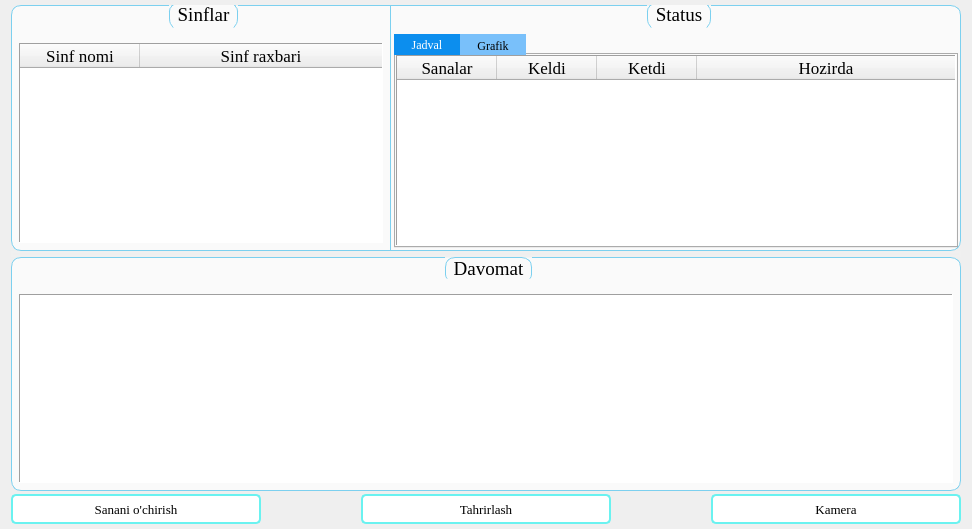
        <widget class="QWidget" name="tab_2">
         <attribute name="icon">
          <iconset>
           <normalon>:/Icons/Icons/calendar2.png</normalon>
          </iconset>
         </attribute>
         <attribute name="title">
          <string>Davomat</string>
         </attribute>
         <layout class="QVBoxLayout" name="verticalLayout_5">
          <property name="spacing">
           <number>0</number>
          </property>
          <property name="topMargin">
           <number>5</number>
          </property>
          <property name="bottomMargin">
           <number>5</number>
          </property>
          <item>
           <widget class="QSplitter" name="splitter_3">
            <property name="styleSheet">
             <string notr="true">QSplitter::handle#splitter_3{
background:qlineargradient(spread:reflect, x1:0.496, y1:0, x2:1, y2:0, stop:0 rgba(124, 208, 239, 255), stop:0.113636 rgba(255, 255, 255, 255), stop:0.219101 rgba(124, 208, 239, 255), stop:0.308989 rgba(255, 255, 255, 255), stop:0.426136 rgba(124, 208, 239, 255), stop:0.511236 rgba(255, 255, 255, 255), stop:0.586892 rgba(124, 208, 239, 255), stop:0.668539 rgba(255, 255, 255, 255), stop:0.775281 rgba(124, 208, 239, 255), stop:0.853933 rgba(255, 255, 255, 255), stop:0.966292 rgba(124, 208, 239, 255));
border: 2px solid rgb(240, 240, 240);
}</string>
            </property>
            <property name="orientation">
             <enum>Qt::Vertical</enum>
            </property>
            <property name="handleWidth">
             <number>2</number>
            </property>
            <widget class="QWidget" name="layoutWidget">
             <layout class="QHBoxLayout" name="horizontalLayout_11" stretch="2,3">
              <property name="spacing">
               <number>0</number>
              </property>
              <item>
               <widget class="QGroupBox" name="groupBox_4">
                <property name="font">
                 <font>
                  <family>Georgia</family>
                  <pointsize>14</pointsize>
                 </font>
                </property>
                <property name="styleSheet">
                 <string notr="true">QGroupBox{
   margin-top: 1em;
border: 1px solid #7cd0ef;
border-top-left-radius: 10px;
border-bottom-left-radius: 10px;
background-color: rgb(250, 250, 250);
}
QGroupBox::title{
  top: -2px;
subcontrol-origin: margin;
subcontrol-position: top center;
padding: 0 5px 5px 5px;
background: rgb(250, 250, 250);
border: 1px solid #7cd0ef;
border-radius: 8px;
border-bottom-left-radius: 12px;
border-bottom-right-radius: 12px;
border-bottom: none;
}</string>
                </property>
                <property name="title">
                 <string>Sinflar</string>
                </property>
                <layout class="QGridLayout" name="gridLayout_6">
                 <property name="leftMargin">
                  <number>5</number>
                 </property>
                 <property name="topMargin">
                  <number>10</number>
                 </property>
                 <property name="rightMargin">
                  <number>5</number>
                 </property>
                 <property name="bottomMargin">
                  <number>5</number>
                 </property>
                 <item row="1" column="0">
                  <widget class="QTableWidget" name="tableWidget_3">
                   <property name="font">
                    <font>
                     <family>Times New Roman</family>
                     <pointsize>13</pointsize>
                    </font>
                   </property>
                   <property name="styleSheet">
                    <string notr="true"/>
                   </property>
                   <property name="frameShape">
                    <enum>QFrame::Panel</enum>
                   </property>
                   <property name="editTriggers">
                    <set>QAbstractItemView::NoEditTriggers</set>
                   </property>
                   <property name="alternatingRowColors">
                    <bool>false</bool>
                   </property>
                   <property name="selectionMode">
                    <enum>QAbstractItemView::SingleSelection</enum>
                   </property>
                   <property name="selectionBehavior">
                    <enum>QAbstractItemView::SelectRows</enum>
                   </property>
                   <property name="verticalScrollMode">
                    <enum>QAbstractItemView::ScrollPerPixel</enum>
                   </property>
                   <property name="horizontalScrollMode">
                    <enum>QAbstractItemView::ScrollPerPixel</enum>
                   </property>
                   <property name="rowCount">
                    <number>0</number>
                   </property>
                   <property name="columnCount">
                    <number>2</number>
                   </property>
                   <attribute name="horizontalHeaderDefaultSectionSize">
                    <number>120</number>
                   </attribute>
                   <attribute name="horizontalHeaderHighlightSections">
                    <bool>false</bool>
                   </attribute>
                   <attribute name="horizontalHeaderMinimumSectionSize">
                    <number>39</number>
                   </attribute>
                   <attribute name="horizontalHeaderStretchLastSection">
                    <bool>true</bool>
                   </attribute>
                   <attribute name="verticalHeaderDefaultSectionSize">
                    <number>30</number>
                   </attribute>
                   <column>
                    <property name="text">
                     <string>Sinf nomi</string>
                    </property>
                    <property name="font">
                     <font>
                      <family>Times New Roman</family>
                      <pointsize>13</pointsize>
                     </font>
                    </property>
                   </column>
                   <column>
                    <property name="text">
                     <string>Sinf raxbari</string>
                    </property>
                    <property name="font">
                     <font>
                      <family>Times New Roman</family>
                      <pointsize>13</pointsize>
                     </font>
                    </property>
                   </column>
                  </widget>
                 </item>
                </layout>
               </widget>
              </item>
              <item>
               <widget class="QGroupBox" name="groupBox_6">
                <property name="font">
                 <font>
                  <family>Georgia</family>
                  <pointsize>14</pointsize>
                 </font>
                </property>
                <property name="styleSheet">
                 <string notr="true">QGroupBox{
   margin-top: 1em;
border: 1px solid #7cd0ef;
border-left: none;
border-top-right-radius: 10px;
border-bottom-right-radius: 10px;
background-color: rgb(250, 250, 250);
}
QGroupBox::title{
  top: -2px;
subcontrol-origin: margin;
subcontrol-position: top center;
padding: 0 5px 5px 5px;
background: rgb(250, 250, 250);
border: 1px solid #7cd0ef;
border-radius: 8px;
border-bottom-left-radius: 12px;
border-bottom-right-radius: 12px;
border-bottom: none;
}</string>
                </property>
                <property name="title">
                 <string>Status</string>
                </property>
                <layout class="QGridLayout" name="gridLayout_7">
                 <property name="leftMargin">
                  <number>0</number>
                 </property>
                 <property name="topMargin">
                  <number>1</number>
                 </property>
                 <property name="rightMargin">
                  <number>0</number>
                 </property>
                 <property name="bottomMargin">
                  <number>0</number>
                 </property>
                 <item row="0" column="0">
                  <widget class="QTabWidget" name="tabWidget_2">
                   <property name="font">
                    <font>
                     <family>Georgia</family>
                    </font>
                   </property>
                   <property name="styleSheet">
                    <string notr="true">QTabBar::tab {
 border: 1px solid #79c0fa;
border-bottom: none;
border-radius: 0px;
border-bottom-left-radius: 0px;
border-bottom-right-radius: 0px;

}

QTabBar::tab:selected {
    background: #0c8eee;
    border: 1px solid #0c8eee;	
    color: white;
}

QTabBar::tab:!selected {
     background: #79c0fa;
}

QTabBar::tab:!selected:hover {
   background: #63b7fc;
	border: #63b7fc;
color: white;
}




QTabBar::tab:top, QTabBar::tab:bottom {
    min-width: 7ex;
    margin-right: 0px;
    padding: 3px 16px 2px 16px;
}</string>
                   </property>
                   <property name="tabShape">
                    <enum>QTabWidget::Rounded</enum>
                   </property>
                   <property name="currentIndex">
                    <number>0</number>
                   </property>
                   <property name="iconSize">
                    <size>
                     <width>13</width>
                     <height>13</height>
                    </size>
                   </property>
                   <property name="elideMode">
                    <enum>Qt::ElideNone</enum>
                   </property>
                   <property name="usesScrollButtons">
                    <bool>true</bool>
                   </property>
                   <widget class="QWidget" name="tab_3">
                    <attribute name="icon">
                     <iconset>
                      <normalon>:/Icons/Icons/table_view.png</normalon>
                     </iconset>
                    </attribute>
                    <attribute name="title">
                     <string>Jadval</string>
                    </attribute>
                    <layout class="QGridLayout" name="gridLayout_8">
                     <property name="leftMargin">
                      <number>0</number>
                     </property>
                     <property name="topMargin">
                      <number>0</number>
                     </property>
                     <property name="rightMargin">
                      <number>0</number>
                     </property>
                     <property name="bottomMargin">
                      <number>0</number>
                     </property>
                     <item row="0" column="0">
                      <widget class="QTableWidget" name="tableWidget_4">
                       <property name="font">
                        <font>
                         <family>Times New Roman</family>
                         <pointsize>12</pointsize>
                        </font>
                       </property>
                       <property name="styleSheet">
                        <string notr="true"/>
                       </property>
                       <property name="frameShape">
                        <enum>QFrame::Panel</enum>
                       </property>
                       <property name="editTriggers">
                        <set>QAbstractItemView::NoEditTriggers</set>
                       </property>
                       <property name="alternatingRowColors">
                        <bool>false</bool>
                       </property>
                       <property name="selectionMode">
                        <enum>QAbstractItemView::SingleSelection</enum>
                       </property>
                       <property name="selectionBehavior">
                        <enum>QAbstractItemView::SelectRows</enum>
                       </property>
                       <property name="verticalScrollMode">
                        <enum>QAbstractItemView::ScrollPerPixel</enum>
                       </property>
                       <property name="horizontalScrollMode">
                        <enum>QAbstractItemView::ScrollPerPixel</enum>
                       </property>
                       <property name="rowCount">
                        <number>0</number>
                       </property>
                       <attribute name="horizontalHeaderHighlightSections">
                        <bool>false</bool>
                       </attribute>
                       <attribute name="horizontalHeaderStretchLastSection">
                        <bool>true</bool>
                       </attribute>
                       <column>
                        <property name="text">
                         <string>Sanalar</string>
                        </property>
                        <property name="font">
                         <font>
                          <family>Times New Roman</family>
                          <pointsize>13</pointsize>
                         </font>
                        </property>
                       </column>
                       <column>
                        <property name="text">
                         <string>Keldi</string>
                        </property>
                        <property name="font">
                         <font>
                          <family>Times New Roman</family>
                          <pointsize>13</pointsize>
                         </font>
                        </property>
                        <property name="icon">
                         <iconset resource="../Res.qrc">
                          <normaloff>:/Icons/Icons/came.png</normaloff>:/Icons/Icons/came.png</iconset>
                        </property>
                       </column>
                       <column>
                        <property name="text">
                         <string>Ketdi</string>
                        </property>
                        <property name="font">
                         <font>
                          <family>Times New Roman</family>
                          <pointsize>13</pointsize>
                         </font>
                        </property>
                        <property name="icon">
                         <iconset resource="../Res.qrc">
                          <normaloff>:/Icons/Icons/leave.png</normaloff>:/Icons/Icons/leave.png</iconset>
                        </property>
                       </column>
                       <column>
                        <property name="text">
                         <string>Hozirda</string>
                        </property>
                        <property name="font">
                         <font>
                          <family>Times New Roman</family>
                          <pointsize>13</pointsize>
                         </font>
                        </property>
                        <property name="icon">
                         <iconset resource="../Res.qrc">
                          <normaloff>:/Icons/Icons/update.png</normaloff>
                          <normalon>:/Icons/update.png</normalon>:/Icons/Icons/update.png</iconset>
                        </property>
                       </column>
                      </widget>
                     </item>
                    </layout>
                   </widget>
                   <widget class="QWidget" name="tab_4">
                    <attribute name="icon">
                     <iconset>
                      <normalon>:/Icons/Icons/pie_chart.png</normalon>
                     </iconset>
                    </attribute>
                    <attribute name="title">
                     <string>Grafik</string>
                    </attribute>
                    <layout class="QGridLayout" name="gridLayout_10">
                     <property name="leftMargin">
                      <number>0</number>
                     </property>
                     <property name="topMargin">
                      <number>0</number>
                     </property>
                     <property name="rightMargin">
                      <number>0</number>
                     </property>
                     <property name="bottomMargin">
                      <number>0</number>
                     </property>
                     <item row="0" column="0">
                      <widget class="QGraphicsView" name="graphicsView"/>
                     </item>
                    </layout>
                   </widget>
                  </widget>
                 </item>
                </layout>
               </widget>
              </item>
             </layout>
            </widget>
            <widget class="QWidget" name="layoutWidget">
             <layout class="QVBoxLayout" name="verticalLayout_3">
              <property name="spacing">
               <number>3</number>
              </property>
              <item>
               <widget class="QGroupBox" name="groupBox_7">
                <property name="font">
                 <font>
                  <family>Georgia</family>
                  <pointsize>14</pointsize>
                 </font>
                </property>
                <property name="styleSheet">
                 <string notr="true">QGroupBox::title{
subcontrol-position: top center;
subcontrol-origin: margin;
padding: 0px 5px 0 5px;
background-color: rgb(250, 250, 250);
border-radius: 10px;
border: 1px solid #7cd0ef;
border-bottom: none;
border-bottom-left-radius: 5px;
border-bottom-right-radius: 5px;
}
QGroupBox{
    margin-top: 1.3em;
 border: 1px solid #7cd0ef;
border-radius: 10px;
background-color: rgb(250, 250, 250);
}</string>
                </property>
                <property name="title">
                 <string>Davomat</string>
                </property>
                <layout class="QGridLayout" name="gridLayout_4">
                 <property name="leftMargin">
                  <number>5</number>
                 </property>
                 <property name="rightMargin">
                  <number>5</number>
                 </property>
                 <property name="bottomMargin">
                  <number>5</number>
                 </property>
                 <property name="horizontalSpacing">
                  <number>5</number>
                 </property>
                 <item row="0" column="0">
                  <widget class="QTableWidget" name="tableWidget_5">
                   <property name="font">
                    <font>
                     <family>Times New Roman</family>
                     <pointsize>12</pointsize>
                    </font>
                   </property>
                   <property name="styleSheet">
                    <string notr="true"/>
                   </property>
                   <property name="frameShape">
                    <enum>QFrame::Panel</enum>
                   </property>
                   <property name="editTriggers">
                    <set>QAbstractItemView::NoEditTriggers</set>
                   </property>
                   <property name="alternatingRowColors">
                    <bool>false</bool>
                   </property>
                   <property name="selectionMode">
                    <enum>QAbstractItemView::SingleSelection</enum>
                   </property>
                   <property name="selectionBehavior">
                    <enum>QAbstractItemView::SelectItems</enum>
                   </property>
                   <property name="verticalScrollMode">
                    <enum>QAbstractItemView::ScrollPerPixel</enum>
                   </property>
                   <property name="horizontalScrollMode">
                    <enum>QAbstractItemView::ScrollPerPixel</enum>
                   </property>
                   <property name="rowCount">
                    <number>0</number>
                   </property>
                   <property name="columnCount">
                    <number>0</number>
                   </property>
                   <attribute name="horizontalHeaderDefaultSectionSize">
                    <number>130</number>
                   </attribute>
                   <attribute name="horizontalHeaderHighlightSections">
                    <bool>false</bool>
                   </attribute>
                   <attribute name="horizontalHeaderStretchLastSection">
                    <bool>false</bool>
                   </attribute>
                  </widget>
                 </item>
                </layout>
               </widget>
              </item>
              <item>
               <layout class="QHBoxLayout" name="horizontalLayout_12">
                <property name="spacing">
                 <number>60</number>
                </property>
                <item>
                 <widget class="QPushButton" name="pushButton_9">
                  <property name="minimumSize">
                   <size>
                    <width>250</width>
                    <height>30</height>
                   </size>
                  </property>
                  <property name="maximumSize">
                   <size>
                    <width>250</width>
                    <height>30</height>
                   </size>
                  </property>
                  <property name="font">
                   <font>
                    <family>Georgia</family>
                    <pointsize>10</pointsize>
                   </font>
                  </property>
                  <property name="cursor">
                   <cursorShape>PointingHandCursor</cursorShape>
                  </property>
                  <property name="styleSheet">
                   <string notr="true">QPushButton {
background-color: white;
border-radius: 5px;
border: 2px solid #6AF2F0;
}
QPushButton:hover {
color: white;
background-color: #6AF2F0;
}
QPushButton:pressed {
color: white;
background-color: rgb(47, 231, 247);
border: 1px solid #50A5FF;
}
</string>
                  </property>
                  <property name="text">
                   <string>Sanani o'chirish</string>
                  </property>
                  <property name="icon">
                   <iconset>
                    <normalon>:/Icons/Icons/delete_icon.png</normalon>
                   </iconset>
                  </property>
                  <property name="iconSize">
                   <size>
                    <width>22</width>
                    <height>22</height>
                   </size>
                  </property>
                 </widget>
                </item>
                <item>
                 <spacer name="horizontalSpacer_2">
                  <property name="orientation">
                   <enum>Qt::Horizontal</enum>
                  </property>
                  <property name="sizeHint" stdset="0">
                   <size>
                    <width>40</width>
                    <height>20</height>
                   </size>
                  </property>
                 </spacer>
                </item>
                <item>
                 <widget class="QPushButton" name="pushButton_8">
                  <property name="minimumSize">
                   <size>
                    <width>250</width>
                    <height>30</height>
                   </size>
                  </property>
                  <property name="maximumSize">
                   <size>
                    <width>250</width>
                    <height>30</height>
                   </size>
                  </property>
                  <property name="font">
                   <font>
                    <family>Georgia</family>
                    <pointsize>10</pointsize>
                   </font>
                  </property>
                  <property name="cursor">
                   <cursorShape>PointingHandCursor</cursorShape>
                  </property>
                  <property name="styleSheet">
                   <string notr="true">QPushButton {
background-color: white;
border-radius: 5px;
border: 2px solid #6AF2F0;
}
QPushButton:hover {
color: white;
background-color: #6AF2F0;
}
QPushButton:pressed {
color: white;
background-color: rgb(47, 231, 247);
border: 1px solid #50A5FF;
}
</string>
                  </property>
                  <property name="text">
                   <string>Tahrirlash</string>
                  </property>
                  <property name="icon">
                   <iconset>
                    <normalon>:/Icons/Icons/edit_time.png</normalon>
                   </iconset>
                  </property>
                  <property name="iconSize">
                   <size>
                    <width>28</width>
                    <height>28</height>
                   </size>
                  </property>
                 </widget>
                </item>
                <item>
                 <spacer name="horizontalSpacer_3">
                  <property name="orientation">
                   <enum>Qt::Horizontal</enum>
                  </property>
                  <property name="sizeHint" stdset="0">
                   <size>
                    <width>40</width>
                    <height>20</height>
                   </size>
                  </property>
                 </spacer>
                </item>
                <item>
                 <widget class="QPushButton" name="pushButton_10">
                  <property name="minimumSize">
                   <size>
                    <width>250</width>
                    <height>30</height>
                   </size>
                  </property>
                  <property name="maximumSize">
                   <size>
                    <width>250</width>
                    <height>30</height>
                   </size>
                  </property>
                  <property name="font">
                   <font>
                    <family>Georgia</family>
                    <pointsize>10</pointsize>
                   </font>
                  </property>
                  <property name="cursor">
                   <cursorShape>PointingHandCursor</cursorShape>
                  </property>
                  <property name="styleSheet">
                   <string notr="true">QPushButton {
background-color: white;
border-radius: 5px;
border: 2px solid #6AF2F0;
}
QPushButton:hover {
color: white;
background-color: #6AF2F0;
}
QPushButton:pressed {
color: white;
background-color: rgb(47, 231, 247);
border: 1px solid #50A5FF;
}
</string>
                  </property>
                  <property name="text">
                   <string>Kamera</string>
                  </property>
                  <property name="icon">
                   <iconset>
                    <normalon>:/Icons/Icons/camera.png</normalon>
                   </iconset>
                  </property>
                  <property name="iconSize">
                   <size>
                    <width>28</width>
                    <height>28</height>
                   </size>
                  </property>
                 </widget>
                </item>
               </layout>
              </item>
             </layout>
            </widget>
           </widget>
          </item>
         </layout>
        </widget>
